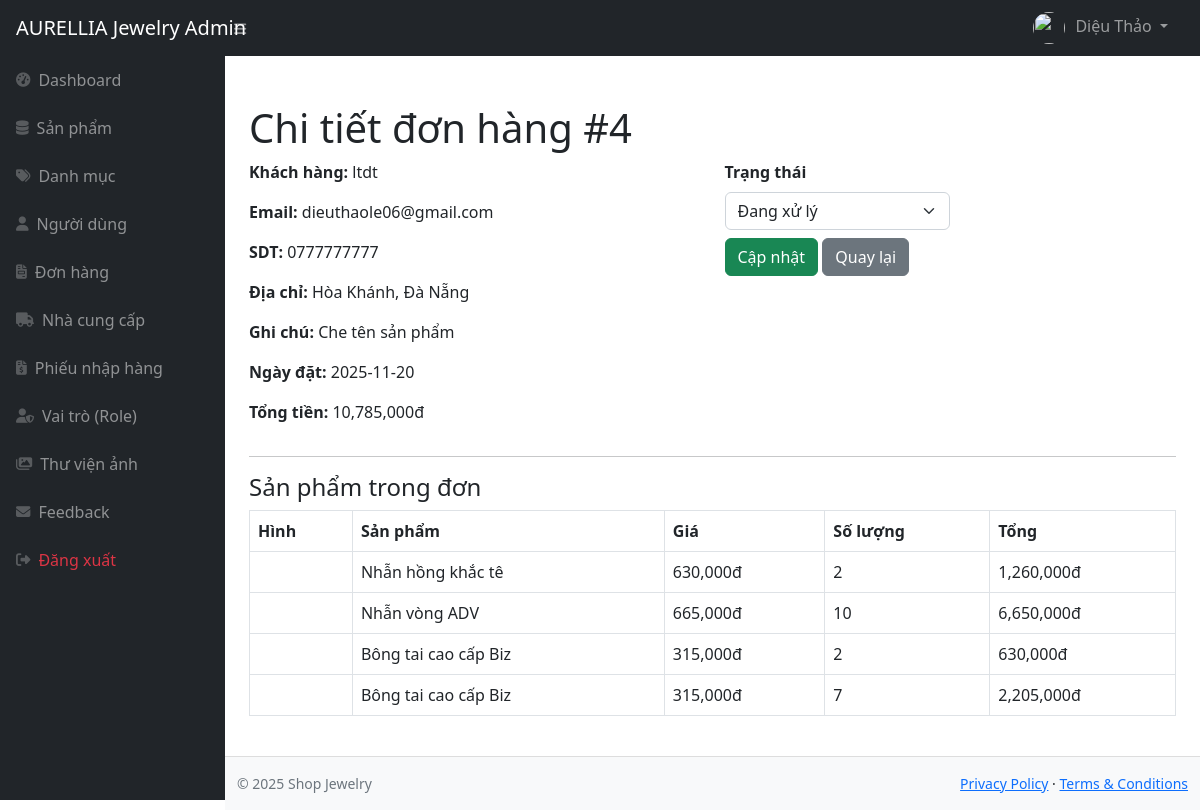
Page /admin/index.php?act=order-detail&id=4 (signed in) on the committed database.
### tables this page shows
CREATE TABLE `order` (
  `id` int(11) NOT NULL,
  `fullname` varchar(255) NOT NULL,
  `email` varchar(255) DEFAULT NULL,
  `phone_number` varchar(255) NOT NULL,
  `address` varchar(255) NOT NULL,
  `note` varchar(255) DEFAULT NULL,
  `order_date` date DEFAULT NULL,
  `status` int(11) DEFAULT NULL,
  `total_money` int(11) DEFAULT NULL,
  `user_id` int(11) DEFAULT NULL,
  `isDeleted` int(11) DEFAULT NULL
);

CREATE TABLE `orderdetail` (
  `id` int(11) NOT NULL,
  `order_id` int(11) DEFAULT NULL,
  `product_id` int(11) DEFAULT NULL,
  `price` int(11) DEFAULT NULL,
  `num` int(11) DEFAULT NULL,
  `total_money` int(11) DEFAULT NULL
);

CREATE TABLE `product` (
  `id` int(11) NOT NULL,
  `title` varchar(255) NOT NULL,
  `price` int(11) NOT NULL,
  `category_id` int(11) DEFAULT NULL,
  `discount` int(11) DEFAULT NULL,
  `thumbnail` varchar(500) DEFAULT NULL,
  `image1` varchar(500) DEFAULT NULL,
  `image2` varchar(500) DEFAULT NULL,
  `description` varchar(500) DEFAULT NULL,
  `quantity` int(11) DEFAULT NULL,
  `created_at` date DEFAULT NULL,
  `updated_at` date DEFAULT NULL,
  `deleted` int(11) DEFAULT NULL,
  `isShow` int(11) DEFAULT 1,
  `isOutstanding` int(11) DEFAULT 1,
  `isNew` int(11) DEFAULT 1
);

### admin/controllers/OrderController.php (called while the page is built, shortened)
<?php
require "models/OrderModel.php";
class OrderController {
    private $model;
    function __construct($db) {
        $this->model = new OrderModel($db);
    }
    function detail() {
        $id = $_GET['id'] ?? 0;
        $order = $this->model->getById($id);
        $details = $this->model->getDetails($id);
        include "layouts/main.php";
    }
}

### admin/models/OrderModel.php (called while the page is built, shortened)
<?php
class OrderModel {
    private $conn;
    function __construct($db) {
        $this->conn = $db;
    }
    function getById($id) {
        $id = (int)$id;
        $sql = "SELECT * FROM `order` WHERE id = $id LIMIT 1";
        return $this->conn->query($sql)->fetch_assoc();
    }
    function getDetails($order_id) {
        $order_id = (int)$order_id;
        $sql = "SELECT od.*, p.title, p.thumbnail
                FROM `orderdetail` od
                JOIN `product` p ON od.product_id = p.id
                WHERE od.order_id = $order_id";
        return $this->conn->query($sql);
    }
}

### admin/views/order/detail.php (the view, shortened to what this page needs)
<h1 class="mt-4">Chi tiết đơn hàng #<?= $order['id'] ?></h1>
<div class="row">
    <div class="col-md-6">
        <p><strong>Khách hàng:</strong> <?= htmlspecialchars($order['fullname']) ?></p>
        <p><strong>Email:</strong> <?= htmlspecialchars($order['email']) ?></p>
        <p><strong>SDT:</strong> <?= htmlspecialchars($order['phone_number']) ?></p>
        <p><strong>Địa chỉ:</strong> <?= htmlspecialchars($order['address']) ?></p>
        <p><strong>Ghi chú:</strong> <?= htmlspecialchars($order['note']) ?></p>
        <p><strong>Ngày đặt:</strong> <?= $order['order_date'] ?></p>
        <p><strong>Tổng tiền:</strong> <?= number_format($order['total_money']) ?>đ</p>
    </div>
    <div class="col-md-6">
        <form action="index.php?act=order-update-status" method="POST" class="mb-3">
            <label class="form-label"><strong>Trạng thái</strong></label>
            <select name="status" class="form-select w-50">
                <option value="0" <?= $order['status']==0 ? 'selected' : '' ?>>Đang xử lý</option>
            </select>
            <button class="btn btn-success mt-2">Cập nhật</button>
            <a href="index.php?act=order" class="btn btn-secondary mt-2">Quay lại</a>
        </form>
    </div>
</div>
<hr>
<h4>Sản phẩm trong đơn</h4>
<table class="table table-bordered">
    <thead>
        <tr>
            <th>Hình</th>
            <th>Sản phẩm</th>
            <th>Giá</th>
            <th>Số lượng</th>
            <th>Tổng</th>
        </tr>
    </thead>
    <tbody>
        <?php while($d = $details->fetch_assoc()) { ?>
        <tr>
            <td>
            </td>
            <td><?= htmlspecialchars($d['title']) ?></td>
            <td><?= number_format($d['price']) ?>đ</td>
            <td><?= $d['num'] ?></td>
            <td><?= number_format($d['total_money']) ?>đ</td>
        </tr>
        <?php } ?>
    </tbody>
</table>

### rows in the picture
order: id "4", fullname "ltdt", email "dieuthaole06@gmail.com", phone_number "0777777777", address "Hòa Khánh, Đà Nẵng", note "Che tên sản phẩm", order_date "2025-11-20", total_money "10,785,000", status "Đang xử lý"
orderdetail: product.title "Nhẫn hồng khắc tê", price "630,000", num "2", total_money "1,260,000"
orderdetail: product.title "Nhẫn vòng ADV", price "665,000", num "10", total_money "6,650,000"
orderdetail: product.title "Bông tai cao cấp Biz", price "315,000", num "2", total_money "630,000"
orderdetail: product.title "Bông tai cao cấp Biz", price "315,000", num "7", total_money "2,205,000"

### other values in the picture
$adminName "Diệu Thảo"
